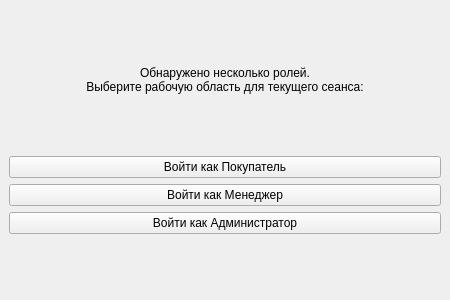
<?xml version="1.0" encoding="UTF-8"?>
<ui version="4.0">
 <class>MainWindow</class>
 <widget class="QMainWindow" name="MainWindow">
  <property name="geometry">
   <rect>
    <x>0</x>
    <y>0</y>
    <width>450</width>
    <height>300</height>
   </rect>
  </property>
  <property name="windowTitle">
   <string>Выбор рабочей области</string>
  </property>
  <widget class="QWidget" name="centralwidget">
   <layout class="QVBoxLayout" name="mainLayout">
    <item>
     <spacer name="upperSpacer">
      <property name="orientation">
       <enum>Qt::Vertical</enum>
      </property>
      <property name="sizeHint" stdset="0">
       <size>
        <width>20</width>
        <height>40</height>
       </size>
      </property>
     </spacer>
    </item>
    <item>
     <widget class="QLabel" name="lblTitle">
      <property name="text">
       <string>Обнаружено несколько ролей.
Выберите рабочую область для текущего сеанса:</string>
      </property>
      <property name="alignment">
       <set>Qt::AlignCenter</set>
      </property>
     </widget>
    </item>
    <item>
     <spacer name="midSpacer">
      <property name="orientation">
       <enum>Qt::Vertical</enum>
      </property>
      <property name="sizeHint" stdset="0">
       <size>
        <width>20</width>
        <height>40</height>
       </size>
      </property>
     </spacer>
    </item>
    <item>
     <widget class="QPushButton" name="btnRoleClient">
      <property name="text">
       <string>Войти как Покупатель</string>
      </property>
     </widget>
    </item>
    <item>
     <widget class="QPushButton" name="btnRoleManager">
      <property name="text">
       <string>Войти как Менеджер</string>
      </property>
     </widget>
    </item>
    <item>
     <widget class="QPushButton" name="btnRoleAdmin">
      <property name="text">
       <string>Войти как Администратор</string>
      </property>
     </widget>
    </item>
    <item>
     <spacer name="lowerSpacer">
      <property name="orientation">
       <enum>Qt::Vertical</enum>
      </property>
      <property name="sizeHint" stdset="0">
       <size>
        <width>20</width>
        <height>40</height>
       </size>
      </property>
     </spacer>
    </item>
   </layout>
  </widget>
 </widget>
</ui>
